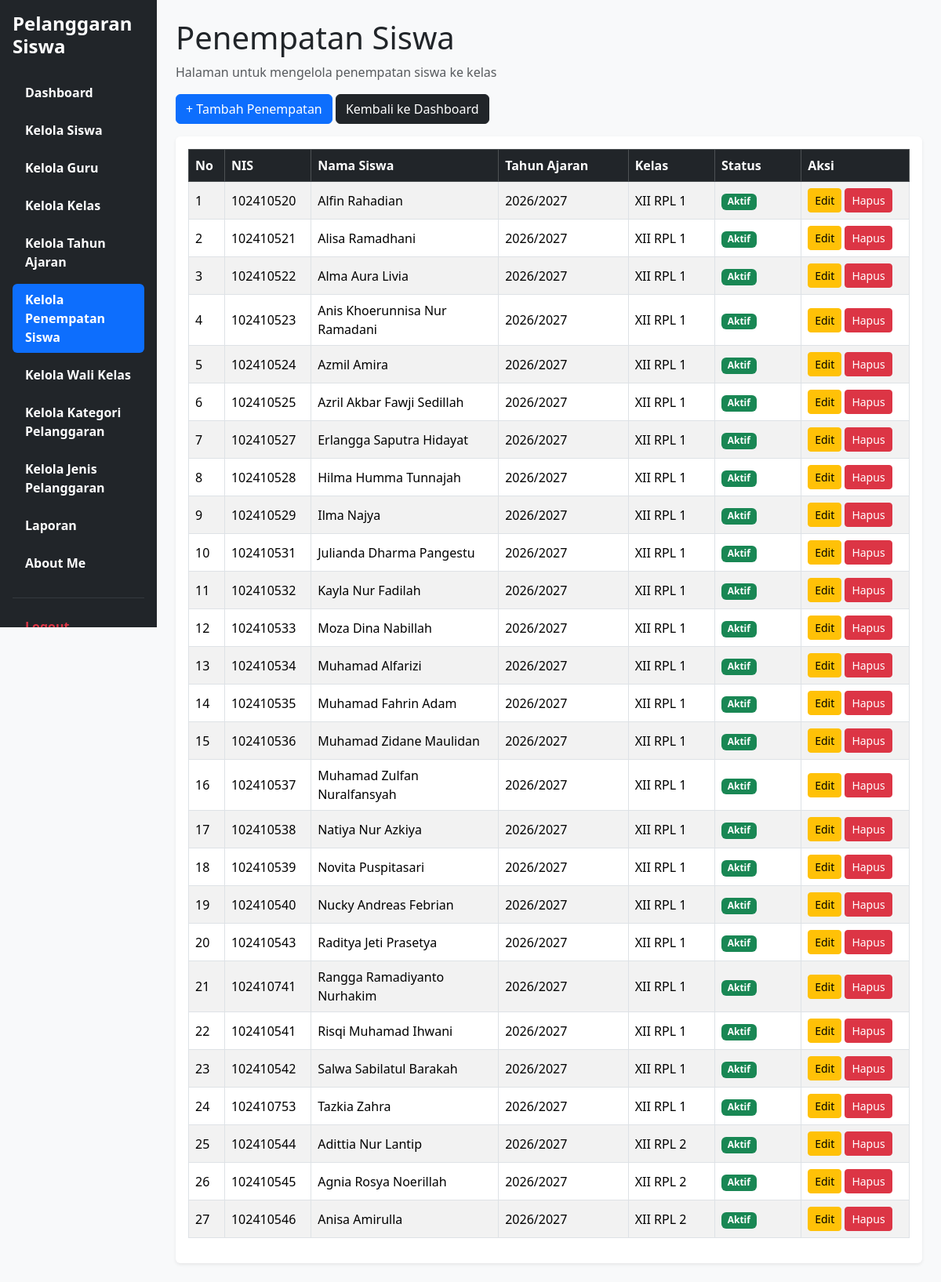
The page /Kelola_Penempatan_Siswa.php (signed in) on the database its author committed.
### tables this page shows
CREATE TABLE `t_kelas_siswa` (
  `id` int(11) NOT NULL,
  `siswa_id` int(11) DEFAULT NULL,
  `tahun_ajaran_id` int(11) DEFAULT NULL,
  `kelas_id` int(11) DEFAULT NULL,
  `tanggal_mulai` date NOT NULL,
  `tanggal_selesai` date NOT NULL,
  `status_aktif` tinyint(1) NOT NULL,
  `created_at` timestamp NOT NULL DEFAULT current_timestamp(),
  `updated_at` timestamp NOT NULL DEFAULT current_timestamp()
);

CREATE TABLE `t_siswa` (
  `id` int(11) NOT NULL,
  `nis` varchar(30) DEFAULT NULL,
  `nisn` varchar(20) NOT NULL,
  `nama` varchar(150) DEFAULT NULL,
  `jenis_kelamin` char(1) NOT NULL,
  `tanggal_lahir` date NOT NULL,
  `alamat` text NOT NULL,
  `status_aktif` tinyint(1) NOT NULL,
  `created_at` timestamp NOT NULL DEFAULT current_timestamp(),
  `updated_at` timestamp NOT NULL DEFAULT current_timestamp()
);

CREATE TABLE `t_tahun_ajaran` (
  `id` int(11) NOT NULL,
  `nama` varchar(20) DEFAULT NULL,
  `tanggal_mulai` date NOT NULL,
  `tanggal_selesai` date NOT NULL,
  `status_aktif` tinyint(1) NOT NULL,
  `created_at` timestamp NOT NULL DEFAULT current_timestamp(),
  `updated_at` timestamp NOT NULL DEFAULT current_timestamp()
);

CREATE TABLE `t_kelas` (
  `id` int(11) NOT NULL,
  `nama` varchar(100) DEFAULT NULL,
  `tingkat` varchar(20) NOT NULL,
  `jurusan` varchar(100) NOT NULL,
  `tahun_ajaran_id` int(11) DEFAULT NULL,
  `status_aktif` tinyint(1) NOT NULL,
  `created_at` timestamp NOT NULL DEFAULT current_timestamp(),
  `updated_at` timestamp NOT NULL DEFAULT current_timestamp()
);

### Kelola_Penempatan_Siswa.php (the view, shortened to what this page needs)
<?php
include 'config/koneksi.php';
$data = mysqli_query(
    $koneksi,
    "SELECT
        ks.id,
        s.nis,
        s.nama AS nama_siswa,
        ta.nama AS tahun_ajaran,
        k.nama AS nama_kelas,
        ks.status_aktif
    FROM t_kelas_siswa ks
    INNER JOIN t_siswa s ON ks.siswa_id = s.id
    INNER JOIN t_tahun_ajaran ta ON ks.tahun_ajaran_id = ta.id
    INNER JOIN t_kelas k ON ks.kelas_id = k.id
    ORDER BY ks.id ASC"
);
?>
<!DOCTYPE html>
<html lang="id">
<head>
    <link href="https://cdn.jsdelivr.net/npm/bootstrap@5.3.8/dist/css/bootstrap.min.css" rel="stylesheet">
    <link rel="stylesheet" href="https://cdn.datatables.net/2.3.4/css/dataTables.bootstrap5.min.css">
</head>
<body class="bg-light">
<div class="container-fluid">
    <div class="row">
        <div class="col-md-3 col-lg-2 bg-dark min-vh-100 p-3 sticky-top" style="top: 0; height: 100vh; overflow-y: auto;">
            <h4 class="text-white fw-bold mb-4">
            Pelanggaran Siswa
            </h4>
            <ul class="nav nav-pills flex-column">
                <li class="nav-item mb-2">
                    <a href="dashboard.php" class="nav-link text-white">
                    <h7 class="fw-bold mb-4">Dashboard</h7>
                    </a>
                </li>
                <li class="nav-item mb-2">
                    <a href="Kelola_Siswa.php" class="nav-link text-white">
                    <h7 class="fw-bold mb-4">Kelola Siswa</h7>
                    </a>
                </li>
                <li class="nav-item mb-2">
                    <a href="Kelola_Guru.php" class="nav-link text-white">
                    <h7 class="fw-bold mb-4">Kelola Guru</h7>
                    </a>
                </li>
                <li class="nav-item mb-2">
                    <a href="Kelola_Kelas.php" class="nav-link text-white">
                    <h7 class="fw-bold mb-4">Kelola Kelas</h7>
                    </a>
                </li>
                <li class="nav-item mb-2">
                    <a href="Kelola_Tahun_Ajaran.php" class="nav-link text-white">
                    <h7 class="fw-bold mb-4">Kelola Tahun Ajaran</h7>
                    </a>
                </li>
                <li class="nav-item mb-2">
                    <a href="Kelola_Penempatan_Siswa.php" class="nav-link active">
                    <h7 class="fw-bold mb-4">Kelola Penempatan Siswa</h7>
                    </a>
                </li>
                <li class="nav-item mb-2">
                    <a href="Kelola_Wali_Kelas.php" class="nav-link text-white">
                    <h7 class="fw-bold mb-4">Kelola Wali Kelas</h7>
                    </a>
                </li>
                <li class="nav-item mb-2">
                    <a href="Kelola_Kategori_Pelanggaran.php" class="nav-link text-white">
                    <h7 class="fw-bold mb-4">Kelola Kategori Pelanggaran</h7>
                    </a>
                </li>
                <li class="nav-item mb-2">
                    <a href="Kelola_Jenis_Pelanggaran.php" class="nav-link text-white">
                    <h7 class="fw-bold mb-4">Kelola Jenis Pelanggaran</h7>
                    </a>
                </li>
                <li class="nav-item mb-2">
                    <a href="Laporan.php" class="nav-link text-white">
                    <h7 class="fw-bold mb-4">Laporan</h7>
                    </a>
                </li>
                <li class="nav-item mb-2">
                    <a href="about_me.php" class="nav-link text-white">
                    <h7 class="fw-bold mb-4">About Me</h7>
                    </a>
                </li>
                <hr class="text-secondary">
                <li class="nav-item">
                    <a href="logout.php" class="nav-link text-danger">
                    <h7 class="fw-bold mb-4">Logout</h7>
                    </a>
                </li>
            </ul>
        </div>
        <main class="col-md-9 col-lg-10 p-4">
            <h1>Penempatan Siswa</h1>
            <p class="text-muted">Halaman untuk mengelola penempatan siswa ke kelas</p>
            <div class="mb-3">
                <a href="Tambah_Penempatan_Siswa.php" class="btn btn-primary">
                    + Tambah Penempatan
                </a>
                <a href="dashboard.php" class="btn btn-dark">
                     Kembali ke Dashboard
                </a>
            </div>
            <div class="card shadow-sm border-0 p-3">
                <table id="tabelPenempatan" class="table table-hover table-striped table-bordered align-middle">
                    <thead class="table-dark">
                        <tr>
                            <th width="5%">No</th>
                            <th width="12%">NIS</th>
                            <th>Nama Siswa</th>
                            <th width="18%">Tahun Ajaran</th>
                            <th width="12%">Kelas</th>
                            <th width="12%">Status</th>
                            <th width="15%">Aksi</th>
                        </tr>
                    </thead>
                    <tbody>
                        <?php if ($data && mysqli_num_rows($data) > 0): ?>
                            <?php $no = 1; ?>
                            <?php while ($d = mysqli_fetch_assoc($data)): ?>
                                <tr>
                                    <td><?= $no++ ?></td>
                                    <td><?= htmlspecialchars($d['nis']) ?></td>
                                    <td><?= htmlspecialchars($d['nama_siswa']) ?></td>
                                    <td><?= htmlspecialchars($d['tahun_ajaran']) ?></td>
                                    <td><?= htmlspecialchars($d['nama_kelas']) ?></td>
                                    <td>
                                        <?php if ((int)$d['status_aktif'] === 1): ?>
                                            <span class="badge bg-success">Aktif</span>
                                        <?php else: ?>
                                            <span class="badge bg-secondary">Tidak Aktif</span>
                                        <?php endif; ?>
                                    </td>
                                    <td>
                                        <a href="edit_penempatan_Siswa.php?id=<?= (int)$d['id'] ?>" class="btn btn-warning btn-sm">Edit</a>
                                        <a href="hapus_penempatan_Siswa.php?id=<?= (int)$d['id'] ?>" class="btn btn-danger btn-sm" onclick="return confirm('Yakin ingin menghapus data ini?')">Hapus</a>
                                    </td>
                                </tr>
                            <?php endwhile; ?>
                        <?php endif; ?>
                    </tbody>
                </table>
            </div>
        </main>
    </div>
</div>
</body>
</html>

### rows shown on the page
t_kelas_siswa: siswa.nis "102410520", siswa.nama "Alfin Rahadian", tahun_ajaran.nama "2026/2027", kelas.nama "XII RPL 1", status_aktif "Aktif"
t_kelas_siswa: siswa.nis "102410521", siswa.nama "Alisa Ramadhani", tahun_ajaran.nama "2026/2027", kelas.nama "XII RPL 1", status_aktif "Aktif"
t_kelas_siswa: siswa.nis "102410522", siswa.nama "Alma Aura Livia", tahun_ajaran.nama "2026/2027", kelas.nama "XII RPL 1", status_aktif "Aktif"
t_kelas_siswa: siswa.nis "102410523", siswa.nama "Anis Khoerunnisa Nur Ramadani", tahun_ajaran.nama "2026/2027", kelas.nama "XII RPL 1", status_aktif "Aktif"
t_kelas_siswa: siswa.nis "102410524", siswa.nama "Azmil Amira", tahun_ajaran.nama "2026/2027", kelas.nama "XII RPL 1", status_aktif "Aktif"
t_kelas_siswa: siswa.nis "102410525", siswa.nama "Azril Akbar Fawji Sedillah", tahun_ajaran.nama "2026/2027", kelas.nama "XII RPL 1", status_aktif "Aktif"
t_kelas_siswa: siswa.nis "102410527", siswa.nama "Erlangga Saputra Hidayat", tahun_ajaran.nama "2026/2027", kelas.nama "XII RPL 1", status_aktif "Aktif"
t_kelas_siswa: siswa.nis "102410528", siswa.nama "Hilma Humma Tunnajah", tahun_ajaran.nama "2026/2027", kelas.nama "XII RPL 1", status_aktif "Aktif"
t_kelas_siswa: siswa.nis "102410529", siswa.nama "Ilma Najya", tahun_ajaran.nama "2026/2027", kelas.nama "XII RPL 1", status_aktif "Aktif"
t_kelas_siswa: siswa.nis "102410531", siswa.nama "Julianda Dharma Pangestu", tahun_ajaran.nama "2026/2027", kelas.nama "XII RPL 1", status_aktif "Aktif"
t_kelas_siswa: siswa.nis "102410532", siswa.nama "Kayla Nur Fadilah", tahun_ajaran.nama "2026/2027", kelas.nama "XII RPL 1", status_aktif "Aktif"
t_kelas_siswa: siswa.nis "102410533", siswa.nama "Moza Dina Nabillah", tahun_ajaran.nama "2026/2027", kelas.nama "XII RPL 1", status_aktif "Aktif"
t_kelas_siswa: siswa.nis "102410534", siswa.nama "Muhamad Alfarizi", tahun_ajaran.nama "2026/2027", kelas.nama "XII RPL 1", status_aktif "Aktif"
t_kelas_siswa: siswa.nis "102410535", siswa.nama "Muhamad Fahrin Adam", tahun_ajaran.nama "2026/2027", kelas.nama "XII RPL 1", status_aktif "Aktif"
t_kelas_siswa: siswa.nis "102410536", siswa.nama "Muhamad Zidane Maulidan", tahun_ajaran.nama "2026/2027", kelas.nama "XII RPL 1", status_aktif "Aktif"
t_kelas_siswa: siswa.nis "102410537", siswa.nama "Muhamad Zulfan Nuralfansyah", tahun_ajaran.nama "2026/2027", kelas.nama "XII RPL 1", status_aktif "Aktif"
t_kelas_siswa: siswa.nis "102410538", siswa.nama "Natiya Nur Azkiya", tahun_ajaran.nama "2026/2027", kelas.nama "XII RPL 1", status_aktif "Aktif"
t_kelas_siswa: siswa.nis "102410539", siswa.nama "Novita Puspitasari", tahun_ajaran.nama "2026/2027", kelas.nama "XII RPL 1", status_aktif "Aktif"
t_kelas_siswa: siswa.nis "102410540", siswa.nama "Nucky Andreas Febrian", tahun_ajaran.nama "2026/2027", kelas.nama "XII RPL 1", status_aktif "Aktif"
t_kelas_siswa: siswa.nis "102410543", siswa.nama "Raditya Jeti Prasetya", tahun_ajaran.nama "2026/2027", kelas.nama "XII RPL 1", status_aktif "Aktif"
t_kelas_siswa: siswa.nis "102410741", siswa.nama "Rangga Ramadiyanto Nurhakim", tahun_ajaran.nama "2026/2027", kelas.nama "XII RPL 1", status_aktif "Aktif"
t_kelas_siswa: siswa.nis "102410541", siswa.nama "Risqi Muhamad Ihwani", tahun_ajaran.nama "2026/2027", kelas.nama "XII RPL 1", status_aktif "Aktif"
t_kelas_siswa: siswa.nis "102410542", siswa.nama "Salwa Sabilatul Barakah", tahun_ajaran.nama "2026/2027", kelas.nama "XII RPL 1", status_aktif "Aktif"
t_kelas_siswa: siswa.nis "102410753", siswa.nama "Tazkia Zahra", tahun_ajaran.nama "2026/2027", kelas.nama "XII RPL 1", status_aktif "Aktif"
t_kelas_siswa: siswa.nis "102410544", siswa.nama "Adittia Nur Lantip", tahun_ajaran.nama "2026/2027", kelas.nama "XII RPL 2", status_aktif "Aktif"
t_kelas_siswa: siswa.nis "102410545", siswa.nama "Agnia Rosya Noerillah", tahun_ajaran.nama "2026/2027", kelas.nama "XII RPL 2", status_aktif "Aktif"
t_kelas_siswa: siswa.nis "102410546", siswa.nama "Anisa Amirulla", tahun_ajaran.nama "2026/2027", kelas.nama "XII RPL 2", status_aktif "Aktif"
